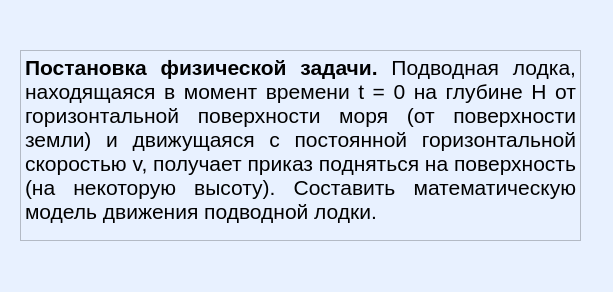
<?xml version="1.0" encoding="UTF-8"?>
<ui version="4.0">
 <class>task_condition</class>
 <widget class="QDialog" name="task_condition">
  <property name="geometry">
   <rect>
    <x>0</x>
    <y>0</y>
    <width>613</width>
    <height>292</height>
   </rect>
  </property>
  <property name="windowTitle">
   <string>Dialog</string>
  </property>
  <property name="styleSheet">
   <string notr="true">background: rgb(232, 241, 255);
</string>
  </property>
  <widget class="QTextBrowser" name="textBrowser">
   <property name="geometry">
    <rect>
     <x>20</x>
     <y>50</y>
     <width>561</width>
     <height>191</height>
    </rect>
   </property>
   <property name="html">
    <string>&lt;!DOCTYPE HTML PUBLIC &quot;-//W3C//DTD HTML 4.0//EN&quot; &quot;http://www.w3.org/TR/REC-html40/strict.dtd&quot;&gt;
&lt;html&gt;&lt;head&gt;&lt;meta name=&quot;qrichtext&quot; content=&quot;1&quot; /&gt;&lt;style type=&quot;text/css&quot;&gt;
p, li { white-space: pre-wrap; }
&lt;/style&gt;&lt;/head&gt;&lt;body style=&quot; font-family:'MS Shell Dlg 2'; font-size:8.25pt; font-weight:400; font-style:normal;&quot;&gt;
&lt;p align=&quot;justify&quot; style=&quot; margin-top:0px; margin-bottom:0px; margin-left:0px; margin-right:0px; -qt-block-indent:0; text-indent:0px;&quot;&gt;&lt;span style=&quot; font-size:16pt; font-weight:600;&quot;&gt;Постановка физической задачи.&lt;/span&gt;&lt;span style=&quot; font-size:16pt;&quot;&gt; Подводная лодка, находящаяся в момент времени t = 0 на глубине H от горизонтальной поверхности моря (от поверхности земли) и движущаяся с постоянной горизонтальной скоростью v, получает приказ подняться на поверхность (на некоторую высоту). Составить математическую модель движения подводной лодки.&lt;/span&gt;&lt;/p&gt;&lt;/body&gt;&lt;/html&gt;</string>
   </property>
  </widget>
 </widget>
 <resources/>
 <connections/>
</ui>
